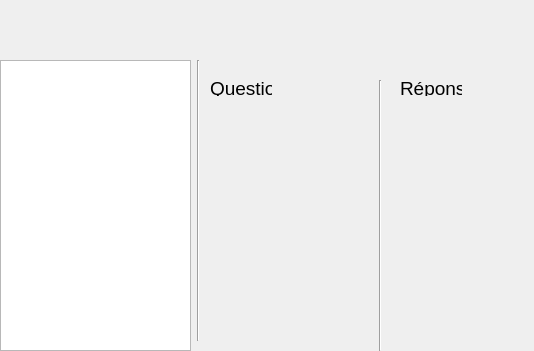
<?xml version="1.0" encoding="UTF-8"?>
<ui version="4.0">
 <class>MainWindow</class>
 <widget class="QMainWindow" name="MainWindow">
  <property name="geometry">
   <rect>
    <x>0</x>
    <y>0</y>
    <width>534</width>
    <height>351</height>
   </rect>
  </property>
  <property name="font">
   <font>
    <family>Helvetica Neue</family>
    <pointsize>14</pointsize>
   </font>
  </property>
  <property name="windowTitle">
   <string>MainWindow</string>
  </property>
  <widget class="QWidget" name="centralWidget">
   <property name="enabled">
    <bool>true</bool>
   </property>
   <widget class="QTreeView" name="qlstArbo">
    <property name="geometry">
     <rect>
      <x>0</x>
      <y>60</y>
      <width>191</width>
      <height>291</height>
     </rect>
    </property>
   </widget>
   <widget class="Line" name="line">
    <property name="geometry">
     <rect>
      <x>190</x>
      <y>60</y>
      <width>16</width>
      <height>281</height>
     </rect>
    </property>
    <property name="orientation">
     <enum>Qt::Vertical</enum>
    </property>
   </widget>
   <widget class="Line" name="line_2">
    <property name="geometry">
     <rect>
      <x>370</x>
      <y>80</y>
      <width>20</width>
      <height>271</height>
     </rect>
    </property>
    <property name="orientation">
     <enum>Qt::Vertical</enum>
    </property>
   </widget>
   <widget class="QLabel" name="lblQuestion">
    <property name="geometry">
     <rect>
      <x>210</x>
      <y>80</y>
      <width>62</width>
      <height>16</height>
     </rect>
    </property>
    <property name="text">
     <string>Question</string>
    </property>
   </widget>
   <widget class="QLabel" name="lblReponse">
    <property name="geometry">
     <rect>
      <x>400</x>
      <y>80</y>
      <width>62</width>
      <height>16</height>
     </rect>
    </property>
    <property name="text">
     <string>Réponse</string>
    </property>
   </widget>
  </widget>
 </widget>
 <layoutdefault spacing="6" margin="11"/>
 <resources/>
 <connections/>
</ui>
